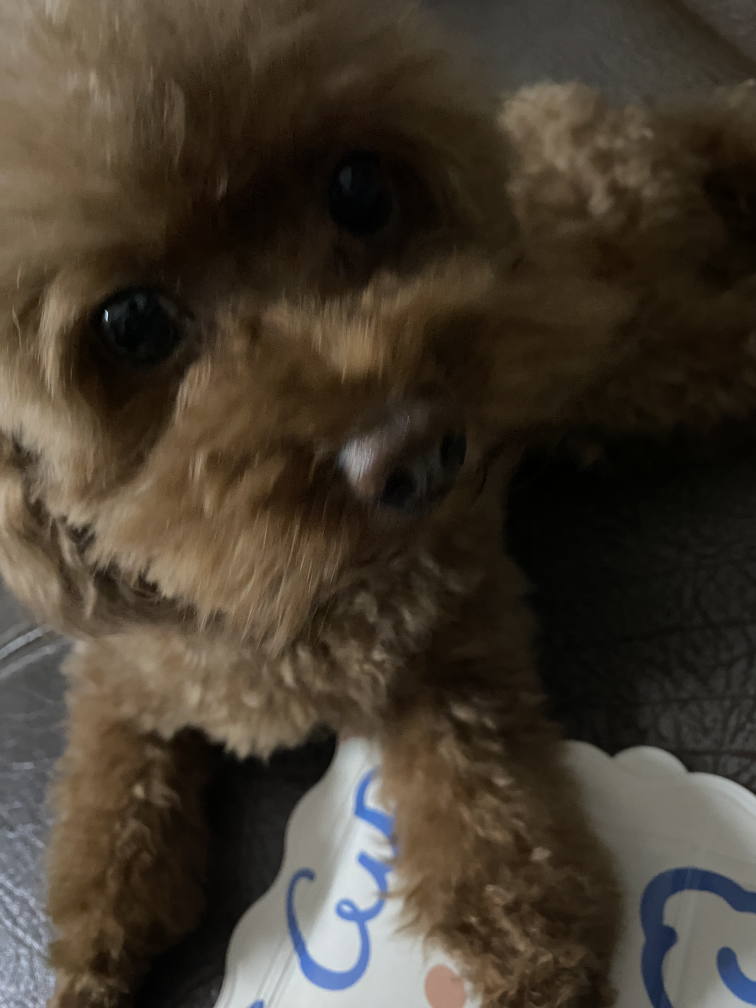
#> input picture example.jpg, 3024 x 4032 px (shown at 1/4 size)
$ python gamma_correction.py --image example.jpg
#> lines starting #> are read from the running program, lines starting #| are printed output that depends on the picture
# python gamma_correction.py --image example.jpg
import numpy as np
import argparse
import cv2

def adjust_gamma(image, gamma=1.0):
    invGamma = 1.0 / gamma
    table = np.array([((i / 255.0) ** invGamma) * 255 for i in np.arange(0, 256)]).astype("uint8")

    return cv2.LUT(image, table)

ap = argparse.ArgumentParser()
ap.add_argument("-i", "--image", required=True, help="path to input image")

args = vars(ap.parse_args())
original = cv2.imread(args["image"])
#> original is the input picture: shape (4032, 3024, 3); mean B, G, R 47.3, 59.6, 68.9
original = cv2.resize(original, (600, 800))
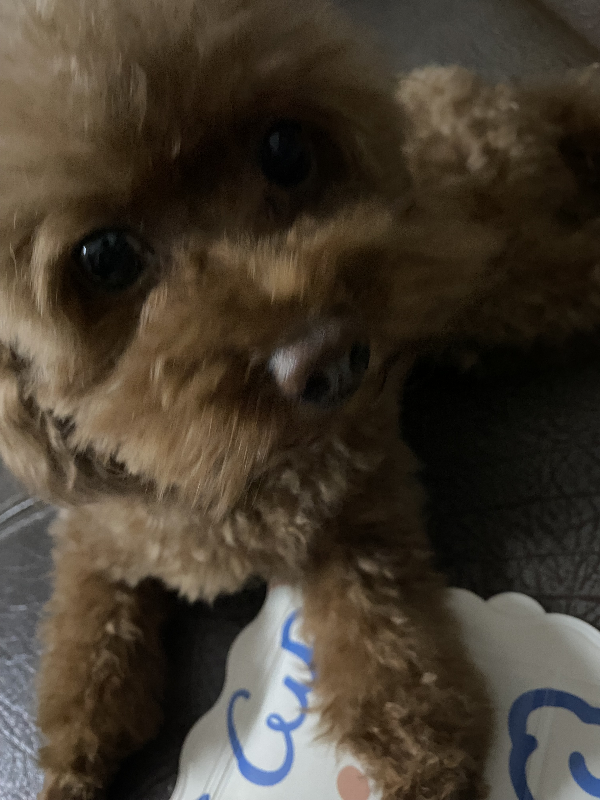
#> original: shape (800, 600, 3); mean B, G, R 47.2, 59.5, 68.8

for gamma in np.arange(0.0, 3.5, 0.5):
	if gamma == 1:
		continue
	gamma = gamma if gamma > 0 else 0.1
	adjusted = adjust_gamma(original, gamma=gamma)
	cv2.putText(adjusted, "g={}".format(gamma), (10, 30), cv2.FONT_HERSHEY_SIMPLEX, 0.8, (0, 0, 255), 3)
	cv2.imshow("Images", np.hstack([original, adjusted]))
	cv2.waitKey(0)
#> this loop made 7 passes
#> pass 1, `adjusted = adjust_gamma(original, gamma=gamma)`:
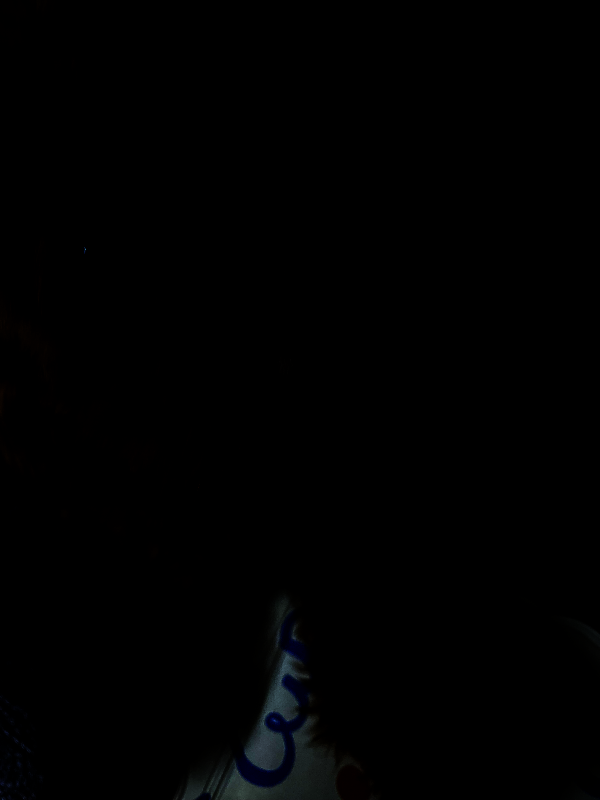
#> adjusted: shape (800, 600, 3); mean B, G, R 0.9, 0.8, 0.6
#> pass 1, `cv2.imshow("Images", np.hstack([original, adjusted]))`:
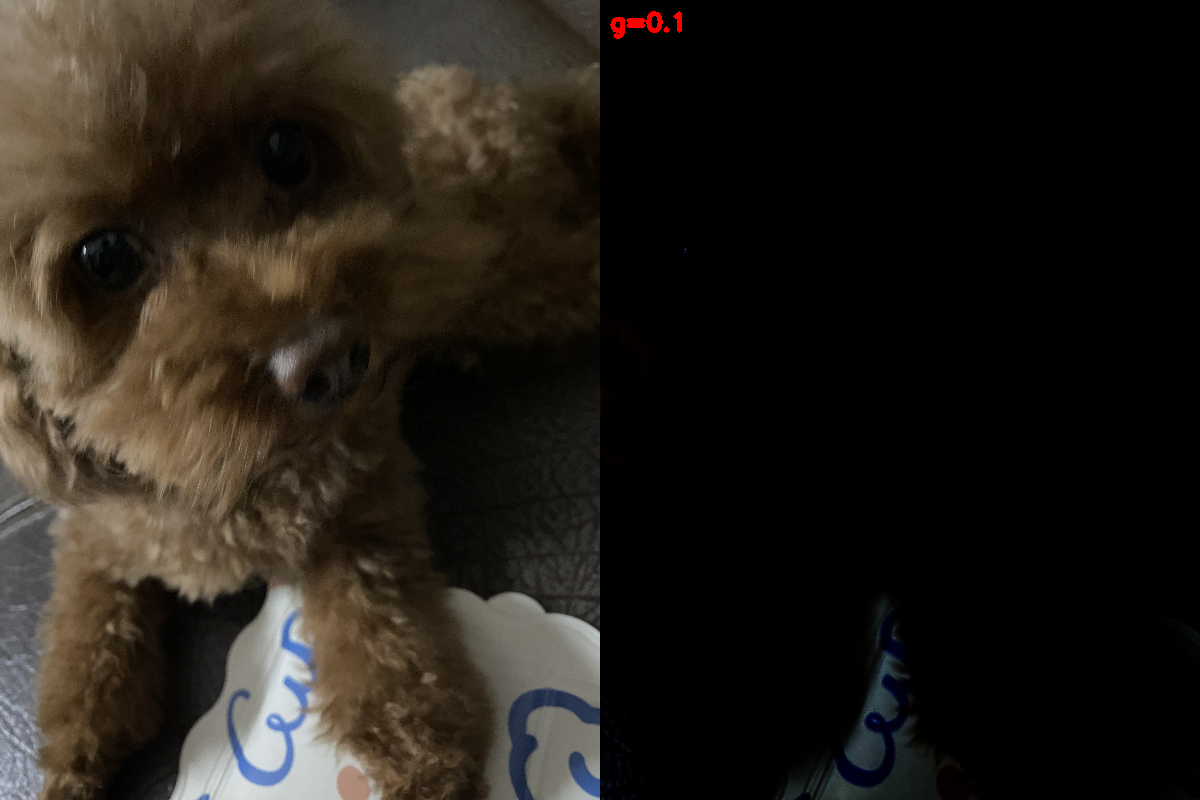
#> window 'Images': shape (800, 1200, 3); mean B, G, R 24.1, 30.1, 34.9
#> pass 2, `adjusted = adjust_gamma(original, gamma=gamma)`:
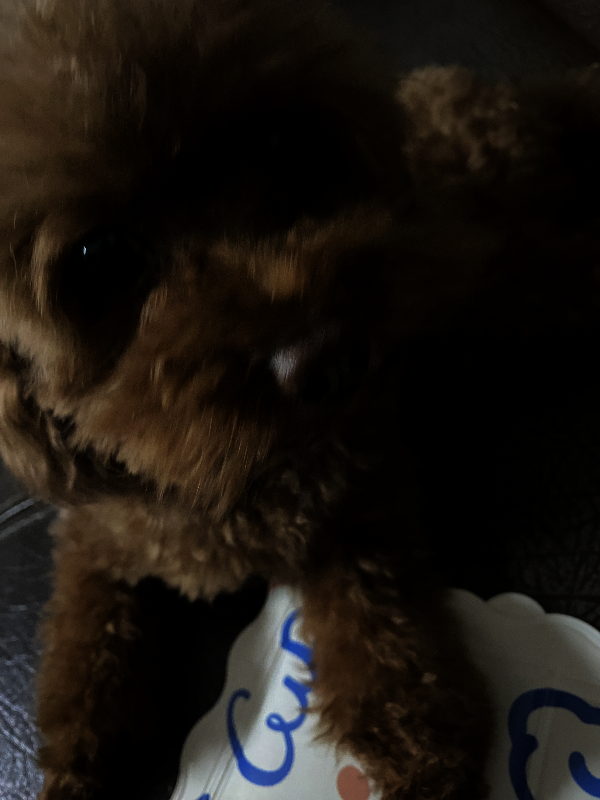
#> adjusted: shape (800, 600, 3); mean B, G, R 16.5, 21.5, 26.6
#> pass 2, `cv2.imshow("Images", np.hstack([original, adjusted]))`:
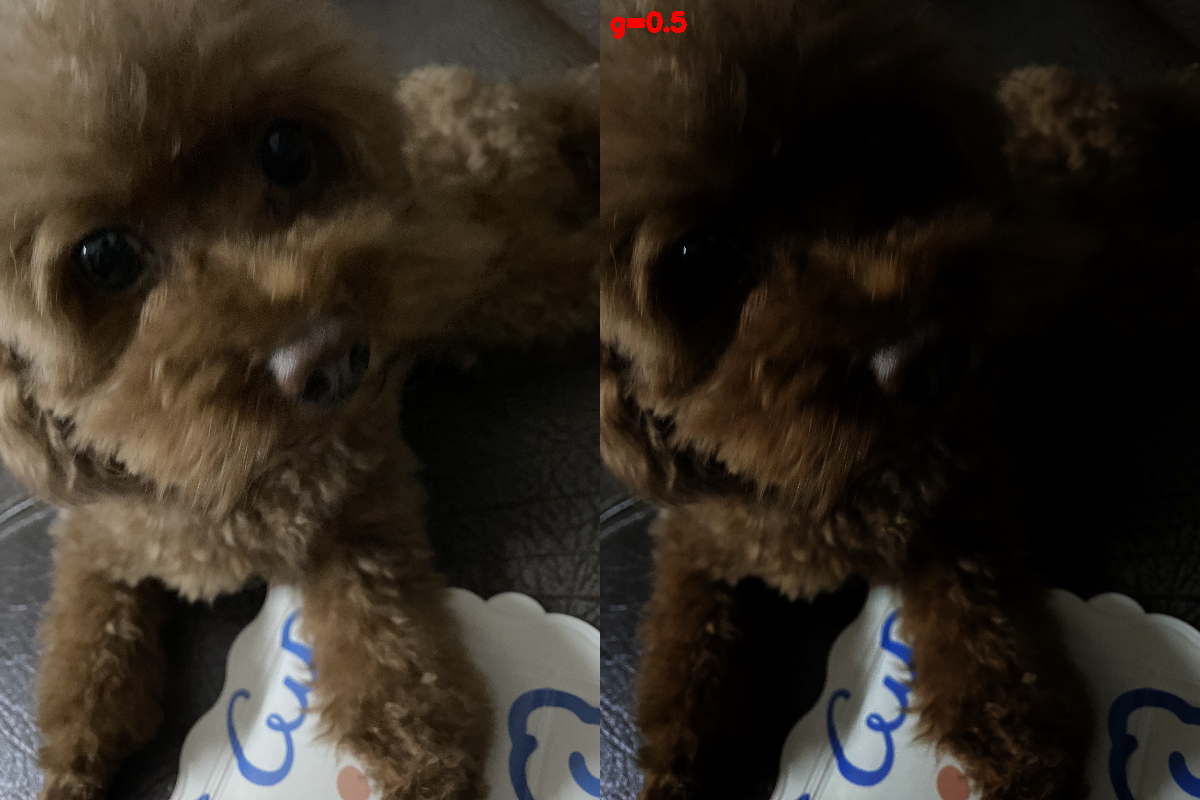
#> window 'Images': shape (800, 1200, 3); mean B, G, R 31.8, 40.4, 47.9
#> after the loop:
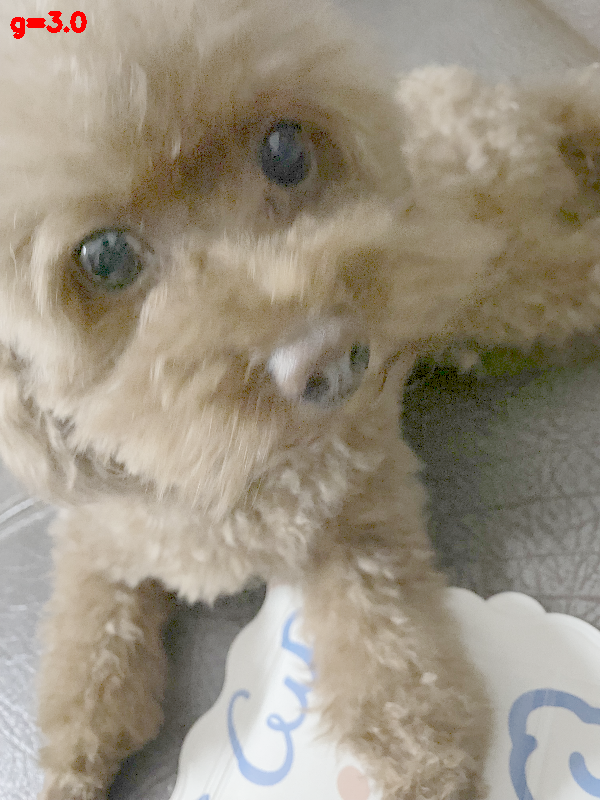
#> adjusted: shape (800, 600, 3); mean B, G, R 128.5, 144.9, 154.3
